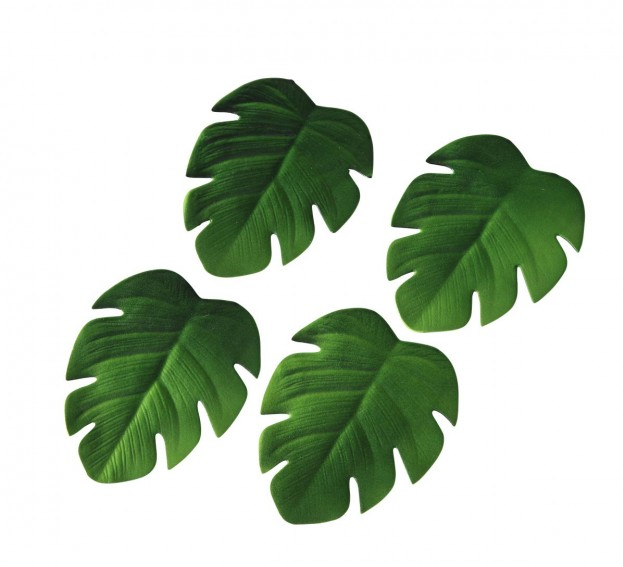
#> input picture hoja.png, 623 x 567 px
$ python practico2.py
#> lines starting #> are read from the running program, lines starting #| are printed output that depends on the picture; after the words box and inside, x2 and y2 are one past the last pixel; in counts of white or black regions, pixels touching at a corner belong together
#! /usr/bin/env python
# -*- coding: utf-8 -*-


import cv2
img = cv2.imread('hoja.png', 0)
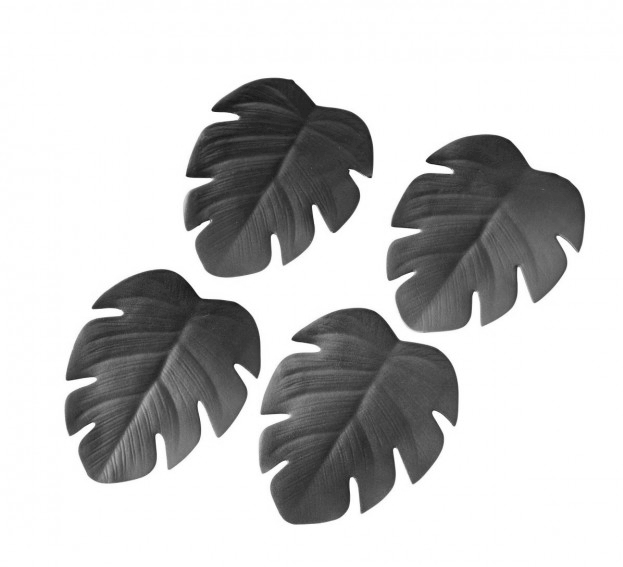
#> img: shape (567, 623); min 21, max 255, mean 198
trh = 200


for i, row in enumerate(img):
    for j, col in enumerate(row):
        if(col >= trh):
            img[i, j] = 255
        else:
            img[i, j] = 0
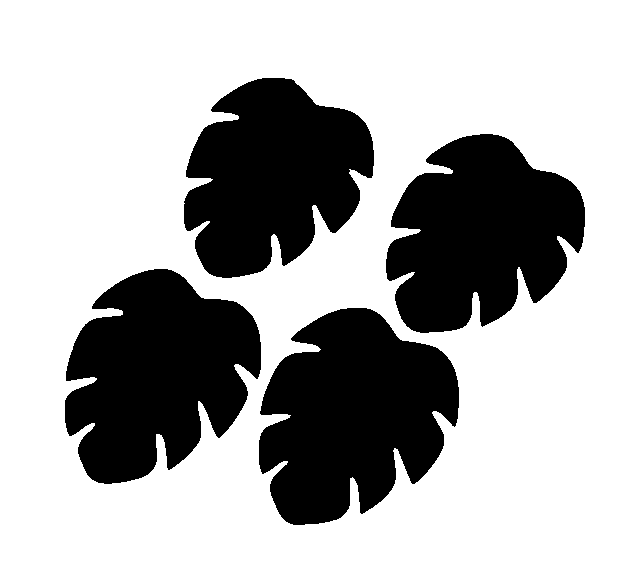
#> img: shape (567, 623); 68% white; 4 black regions, box (x1, y1, x2, y2) and area: (259, 308, 459, 525) 30229, (65, 269, 261, 484) 29006, (386, 134, 585, 333) 27482, (184, 78, 374, 278) 26304
cv2.imwrite('resultado.png', img)
